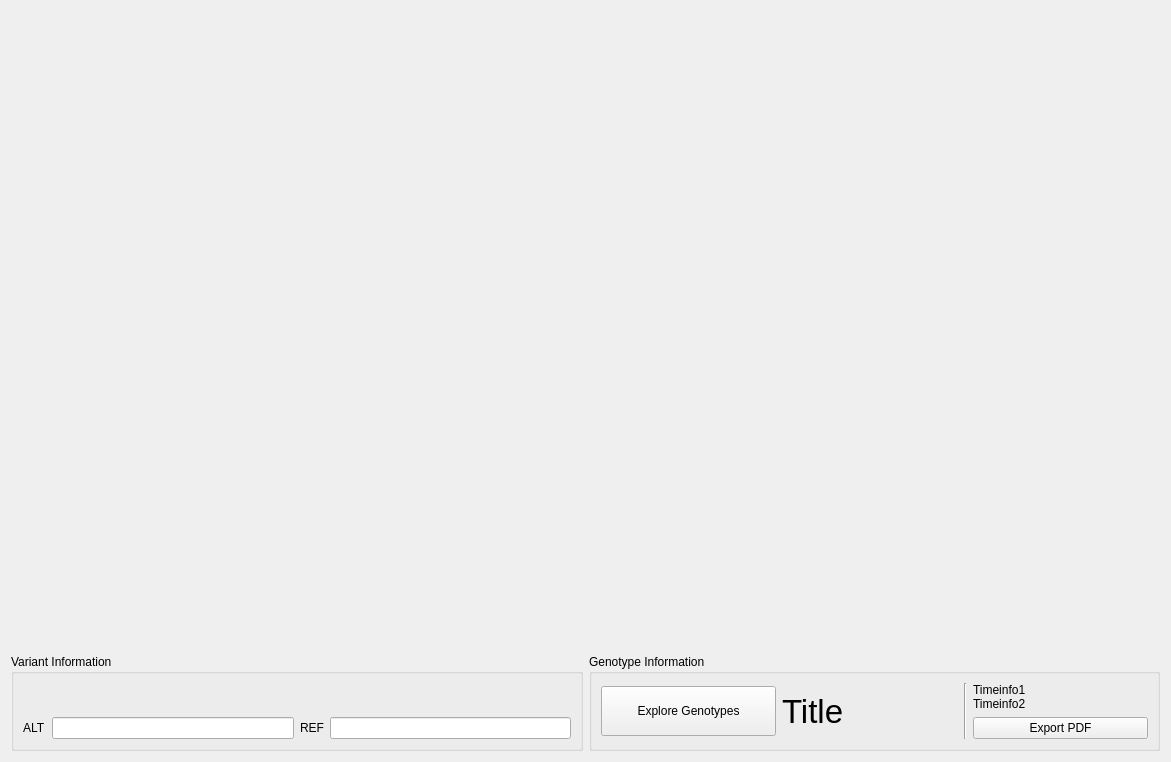
<?xml version="1.0" encoding="UTF-8"?>
<ui version="4.0">
 <class>PlotWindow</class>
 <widget class="QWidget" name="PlotWindow">
  <property name="geometry">
   <rect>
    <x>0</x>
    <y>0</y>
    <width>1171</width>
    <height>762</height>
   </rect>
  </property>
  <property name="windowTitle">
   <string>Plotter</string>
  </property>
  <layout class="QVBoxLayout" name="verticalLayout" stretch="65,25,8">
   <item>
    <widget class="QCustomPlot" name="plot_chrPlt" native="true">
     <property name="sizePolicy">
      <sizepolicy hsizetype="Preferred" vsizetype="Preferred">
       <horstretch>0</horstretch>
       <verstretch>85</verstretch>
      </sizepolicy>
     </property>
    </widget>
   </item>
   <item>
    <widget class="QCustomPlot" name="plot_genomePlt" native="true">
     <property name="sizePolicy">
      <sizepolicy hsizetype="Preferred" vsizetype="Preferred">
       <horstretch>0</horstretch>
       <verstretch>10</verstretch>
      </sizepolicy>
     </property>
    </widget>
   </item>
   <item>
    <layout class="QHBoxLayout" name="GroupLayout" stretch="1,1">
     <item>
      <widget class="QGroupBox" name="plot_infoGrp">
       <property name="sizePolicy">
        <sizepolicy hsizetype="Preferred" vsizetype="Preferred">
         <horstretch>0</horstretch>
         <verstretch>0</verstretch>
        </sizepolicy>
       </property>
       <property name="title">
        <string>Variant Information</string>
       </property>
       <layout class="QGridLayout" name="gridLayout">
        <item row="0" column="0">
         <widget class="QLabel" name="plot_variantInfoLbl">
          <property name="sizePolicy">
           <sizepolicy hsizetype="Preferred" vsizetype="Preferred">
            <horstretch>0</horstretch>
            <verstretch>1</verstretch>
           </sizepolicy>
          </property>
          <property name="font">
           <font>
            <pointsize>16</pointsize>
           </font>
          </property>
          <property name="text">
           <string/>
          </property>
         </widget>
        </item>
        <item row="1" column="1">
         <layout class="QHBoxLayout" name="horizontalLayout_4">
          <item>
           <widget class="QLabel" name="plot_refLbl">
            <property name="text">
             <string>REF</string>
            </property>
           </widget>
          </item>
          <item>
           <widget class="QLineEdit" name="plot_refTxt"/>
          </item>
         </layout>
        </item>
        <item row="0" column="1">
         <widget class="QLabel" name="plot_variantValueLbl">
          <property name="font">
           <font>
            <pointsize>16</pointsize>
           </font>
          </property>
          <property name="text">
           <string/>
          </property>
         </widget>
        </item>
        <item row="1" column="0">
         <layout class="QHBoxLayout" name="horizontalLayout_2">
          <item>
           <widget class="QLabel" name="plot_altLbl">
            <property name="text">
             <string>ALT</string>
            </property>
           </widget>
          </item>
          <item>
           <widget class="QLineEdit" name="plot_altTxt">
            <property name="readOnly">
             <bool>true</bool>
            </property>
           </widget>
          </item>
         </layout>
        </item>
       </layout>
      </widget>
     </item>
     <item>
      <widget class="QGroupBox" name="plot_secondGrp">
       <property name="sizePolicy">
        <sizepolicy hsizetype="Preferred" vsizetype="Preferred">
         <horstretch>0</horstretch>
         <verstretch>0</verstretch>
        </sizepolicy>
       </property>
       <property name="title">
        <string>Genotype Information</string>
       </property>
       <layout class="QHBoxLayout" name="horizontalLayout">
        <item>
         <widget class="QPushButton" name="plot_genotypeBtn">
          <property name="enabled">
           <bool>true</bool>
          </property>
          <property name="minimumSize">
           <size>
            <width>0</width>
            <height>50</height>
           </size>
          </property>
          <property name="text">
           <string>Explore Genotypes</string>
          </property>
         </widget>
        </item>
        <item>
         <widget class="QLabel" name="plot_title">
          <property name="sizePolicy">
           <sizepolicy hsizetype="Preferred" vsizetype="Preferred">
            <horstretch>0</horstretch>
            <verstretch>1</verstretch>
           </sizepolicy>
          </property>
          <property name="font">
           <font>
            <pointsize>25</pointsize>
           </font>
          </property>
          <property name="text">
           <string>Title</string>
          </property>
         </widget>
        </item>
        <item>
         <widget class="Line" name="line_2">
          <property name="orientation">
           <enum>Qt::Vertical</enum>
          </property>
         </widget>
        </item>
        <item>
         <layout class="QVBoxLayout" name="verticalLayout_5">
          <item>
           <widget class="QLabel" name="plot_timeLbl">
            <property name="text">
             <string>&lt;html&gt;&lt;head/&gt;&lt;body&gt;Timeinfo1&lt;br&gt;Timeinfo2&lt;/body&gt;&lt;/html&gt;</string>
            </property>
           </widget>
          </item>
          <item>
           <widget class="QPushButton" name="plot_pdfBtn">
            <property name="text">
             <string>Export PDF</string>
            </property>
           </widget>
          </item>
         </layout>
        </item>
       </layout>
      </widget>
     </item>
    </layout>
   </item>
  </layout>
 </widget>
 <customwidgets>
  <customwidget>
   <class>QCustomPlot</class>
   <extends>QWidget</extends>
   <header>src/widgets/qcustomplot.h</header>
   <container>1</container>
  </customwidget>
 </customwidgets>
 <resources/>
 <connections/>
</ui>
